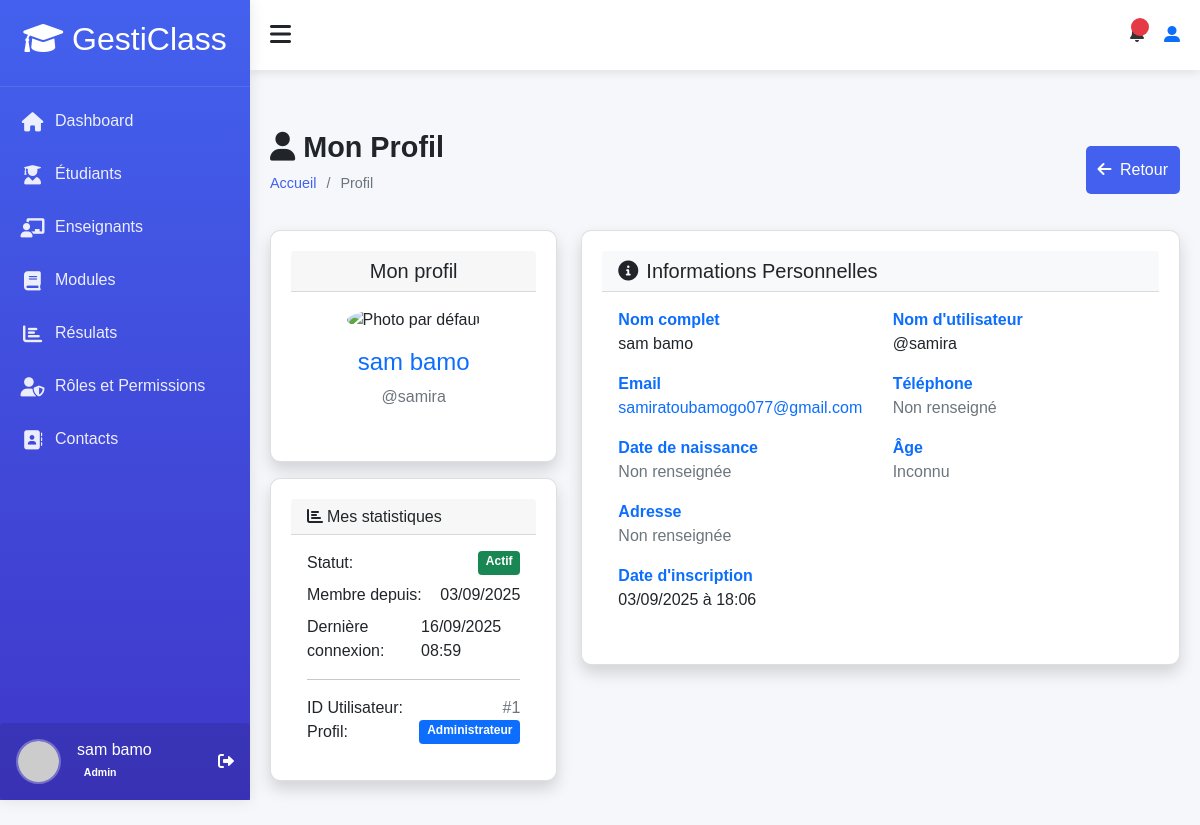
The app's page /accounts/profile/ (signed in), older data.
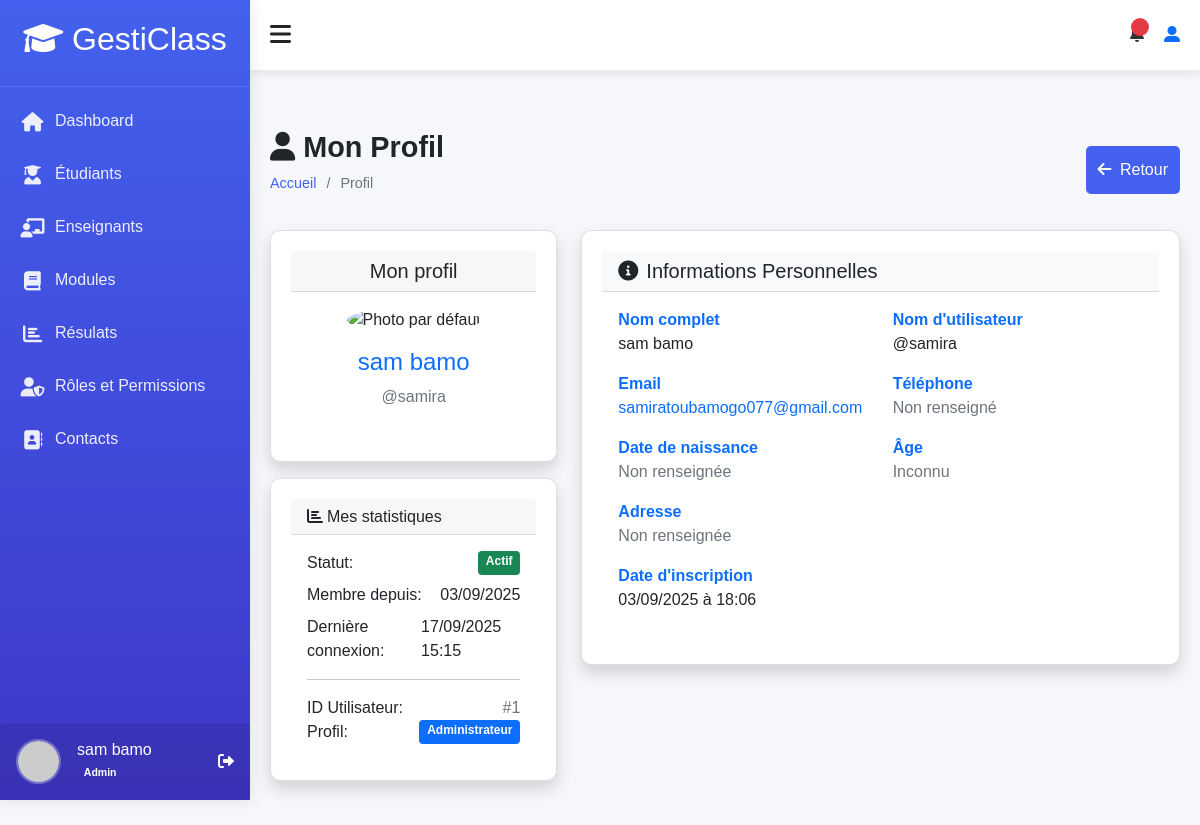
The same page, newer data.
### accounts/models.py (models this page shows, shortened)
class User(AbstractUser):
    ROLE_CHOICES = (
        ('admin', 'Administrateur'),
        ('teacher', 'Enseignant'),
        ('student', 'Élève'),
    )
    profil = models.CharField(max_length=10, choices=ROLE_CHOICES, default='student')
    phone = models.CharField(max_length=20, blank=True)
    birth_date = models.DateField(null=True, blank=True)
    photo = models.ImageField(upload_to='users/', null=True, blank=True)
    specialty = models.CharField(max_length=100, null=True, blank=True)
    hire_date = models.DateField(null=True, blank=True)
    address = models.TextField(blank=True)
    phone_number = models.CharField(max_length=15, blank=True)
    date_of_birth = models.DateField(null=True, blank=True)
    class Meta:
        permissions = [
        ("peut_acceder_module", "Peut acceder au module"),
        ("peut_acceder_aux_eleve", "Peut acceder aux eleves"),
        ("peut_acceder_aux_enseignants", "peut acceder aux enseigants"),
        ("peut_acceder_aux_roles", "peut acceder aux roles"),
        ("peut_acceder_au_dashboard", "Peut accéder au tableau de bord "),
        ("dashboard", "Peut voir les infos utiles  pour des étudiants"),
        ("peut_voir_infos_utile_teacher", "Peut voir les infos utiles pour des enseignants"),
        ("peut_agir_infos_utile_student", "Peut agir sur les infos utiles pour des étudiants"),
        ("peut_agir_infos_utile_teacher", "Peut agir sur les infos utiles pour des enseignants"),
        ("can_view_student_performance_data", "Peut voir ses données de performance  étudiants"),
        ("can_view_teacher_module_performance_data", "Peut voir les données de performance des modules des enseignants"),
        ("can_view_all_students_performance_data ", "Peut voir les données de performance de tous les étudiants"),
        ("can_view_student_list", "Peut voir la liste des étudiants"),
        ("can_view_teacher_list", "Peut voir la liste des enseignants"),
        ("can_view_module_list", "Peut voir la liste des modules"),
        ("can_view_results_list", "Peut voir la liste résultats"),
        ("can_view_suggestions_list", "Peut voir la liste des suggestions"),
        ("can_view_module_details", "Peut les details d'un module"),
        ("can_view_student_details", "Peut voir les détails d'un étudiant"),
        ("can_view_teacher_details", "Peut voir les détails d'un enseignant"),
        ("can_view_own_details", "Peut voir ses propres détails"),
        ("cans_view_results", "Peut voir les résultats"),
        ("can_view_own_results", "Peut voir ses propres résultats"),
        ("can_view_section__admin", "Peut voir la d'administration des section"),
        ("view_role", "Peut voir les rôles"),
        ("add_role", "Peut ajouter un rôle"),
        ("change_role", "Peut modifier un rôle"),
        ("delete_role", "Peut supprimer un rôle"),
        ("assign_role", "Peut assigner des rôles"),
        ("view_timetable", "Peut voir l'emploi du temps"),
        ("manage_timetable", "Peut gérer l'emploi du temps"),
        ("can_add_teacher", "Peut ajouter un enseignant"),
        ("can_add_student", "Peut ajouter un étudiant"),
        ("can_change_teacher", "Peut modifier un enseignant"),
        ("can_change_student", "Peut modifier un étudiant"),
        ("can_delete_teacher", "Peut supprimer un enseignant"),
        ("can_delete_student", "Peut supprimer un étudiant"),
        ("can_view_schoolinfo", "Peut voir les informations de l'école"),
        ("can_add_schoolinfo", "Peut ajouter les informations de l'école"),
        ("can_change_schoolinfo", "Peut modifier les informations de l'école"),
        ("can_delete_schoolinfo", "Peut supprimer les informations de l'école"),
        ]

### accounts/views.py (the view)
# urls.py: path('profile/', views.profile,
@login_required
def profile(request):
    return render(request, 'profile/profile.html', {
        'user': request.user
    })

### accounts/templates/profile/profile.html (shortened to what the changed rows need)
{% extends "models/base.html" %}
{% load static %}
{% block content %}
<div class="content">
    <div class="page-title">
        <div>
            <h2><i class="fas fa-user me-2"></i>Mon Profil</h2>
        </div>
    </div>
    <div class="row">
        <div class="col-md-4 mb-4">
            <div class="card shadow">
                <div class="card-body text-center">
                    {% if user.photo %}
                        <img src="{{ user.photo.url }}"
                             class="img-fluid rounded-circle mb-3"
                             alt="Photo de {{ user.get_full_name }}"
                             style="width: 200px; height: 200px; object-fit: cover;">
                    {% else %}
                        <img src="{% static 'img/default-avatar.png' %}"
                             class="img-fluid rounded-circle mb-3"
                             alt="Photo par défaut"
                             style="width: 200px; height: 200px; object-fit: cover;">
                    {% endif %}
                    <h4 class="text-primary">{{ user.get_full_name }}</h4>
                    <p class="text-muted">@{{ user.username }}</p>
                </div>
            </div>
            <div class="card shadow mt-3">
                <div class="card-body">
                    <div class="d-flex justify-content-between mb-2">
                        <span>Membre depuis:</span>
                        <span>{{ user.date_joined|date:"d/m/Y" }}</span>
                    </div>
                    <div class="d-flex justify-content-between">
                        <span>Dernière connexion:</span>
                        <span>
                            {% if user.last_login %}
                                {{ user.last_login|date:"d/m/Y H:i" }}
                            {% else %}
                                Jamais connecté
                            {% endif %}
                        </span>
                    </div>
                    <div class="d-flex justify-content-between">
                        <span>ID Utilisateur:</span>
                        <span class="text-muted">#{{ user.id }}</span>
                    </div>
                    <div class="d-flex justify-content-between">
                        <span>Profil:</span>
                        <span class="badge bg-primary">
                            {{ user.get_profil_display }}
                        </span>
                    </div>
                </div>
            </div>
        </div>
        <div class="col-md-8">
            <div class="card shadow">
                <div class="card-body">
                    <div class="row">
                        <div class="col-md-6">
                            <div class="info-item mb-3">
                                <label class="fw-bold text-primary">Nom complet</label>
                                <p class="mb-0">{{ user.get_full_name }}</p>
                            </div>
                        </div>
                        <div class="col-md-6">
                            <div class="info-item mb-3">
                                <label class="fw-bold text-primary">Nom d'utilisateur</label>
                                <p class="mb-0">@{{ user.username }}</p>
                            </div>
                        </div>
                    </div>
                    <div class="row">
                        <div class="col-md-6">
                            <div class="info-item mb-3">
                                <p class="mb-0">
                                    <a href="mailto:{{ user.email }}" class="text-decoration-none">
                                        {{ user.email }}
                                    </a>
                                </p>
                            </div>
                        </div>
                    </div>
                    <div class="info-item mb-3">
                        <label class="fw-bold text-primary">Date d'inscription</label>
                        <p class="mb-0">{{ user.date_joined|date:"d/m/Y à H:i" }}</p>
                    </div>
                </div>
            </div>
        </div>
    </div>
</div>
{% endblock %}

### templates/models/sidebar.html
<div class="sidebar" id="sidebar">
    <div class="sidebar-header">
        <h2><i class="fas fa-graduation-cap text-white"></i> GestiClass</h2>
    </div>
    <div class="sidebar-menu">
        <ul>
            <li><a href="{% url 'dashboard:dashboard' %}" class="active"><i class="fas fa-home"></i> Dashboard</a></li>
            <li><a href="{% url 'accounts:students_list' %}"><i class="fas fa-user-graduate"></i> Étudiants</a></li>
            {% if perms.accounts.peut_acceder_aux_enseignants %}
            <li><a href="{% url 'accounts:teachers_list' %}" ><i class="fas fa-chalkboard-teacher"></i> Enseignants</a></li>
            {% endif %}
            {% if perms.accounts.peut_acceder_module %}
            <li><a href="{% url 'accounts:modules_list' %}"><i class="fas fa-book"></i> Modules</a></li>
            {% endif %}
            <li><a href="{% url 'accounts:results_list' %}"><i class="fas fa-chart-bar"></i> Résulats</a></li>
            {% if perms.accounts.peut_acceder_aux_roles %}
            <li><a href="{% url 'accounts:role_list' %}"><i class="fas fa-user-shield"></i> Rôles et Permissions</a></li>
            {% endif %}
            <li><a href="{% url 'accounts:contact' %}"><i class="fas fa-address-book"></i> Contacts</a></li>
        </ul>
    </div>
    <div class="user-profile d-flex align-items-center p-3 rounded ">
        {% if user.photo %}
            <img src="{{ user.photo.url }}"
                 alt="Photo de {{ user.get_full_name }}"
                 class="rounded-circle me-3"
                 style="width: 45px; height: 45px; object-fit: cover;">
        {% else %}
            <img src="https://ui-avatars.com/api/?name={{ user.first_name }}+{{ user.last_name }}&background=0D8ABC&color=fff&size=128"
                 alt="Avatar de {{ user.get_full_name }}"
                 class="rounded-circle me-3"
                 style="width: 45px; height: 45px; object-fit: cover;">
        {% endif %}
        <div class="user-info">
            <h6 class="mb-0  ">{{ user.get_full_name }}</h6>
            <small>
                {% if user.profil == 'student' %}
                    <span class="badge rounded-pill">Élève</span>
                {% elif user.profil == 'teacher' %}
                    <span class="badge rounded-pill" >Professeur</span>
                {% elif user.profil == 'admin' %}
                    <span class="badge rounded-pill" >Admin</span>
                {% endif %}
            </small>
        </div>
        <div class="ms-auto">
            <a href="{% url 'accounts:logout' %}" class="text-decoration-none text-white">
                <i class="fas fa-sign-out-alt"></i>
            </a>
        </div>
    </div>
</div>

Row changes from the older to the newer data that the page shows:
changed User "sam bamo": last_login "16/09/2025 08:59" → "17/09/2025 15:15"
